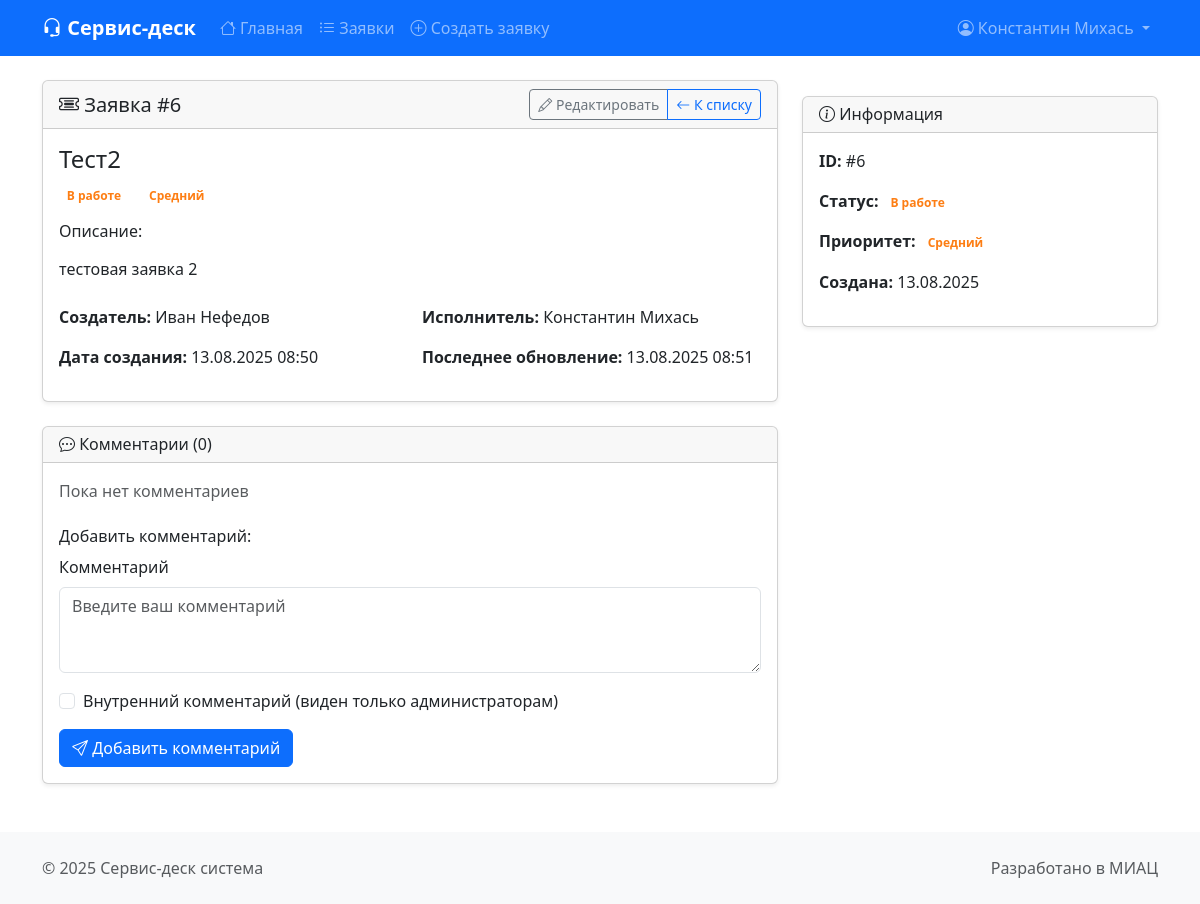
Page /6/ (signed in) on the committed database.
### tickets/models.py (models this page shows, shortened)
class Ticket(models.Model):
    STATUS_CHOICES = [
        ("new", "Новая"),
        ("in_progress", "В работе"),
        ("resolved", "Решена"),
        ("closed", "Закрыта"),
        ("cancelled", "Отменена"),
    ]
    PRIORITY_CHOICES = [
        ("low", "Низкий"),
        ("medium", "Средний"),
        ("high", "Высокий"),
        ("critical", "Критический"),
    ]
    title = models.CharField(
        max_length=200,
        verbose_name="Заголовок",
        validators=[
            MinLengthValidator(5, "Заголовок должен содержать минимум 5 символов")
        ],
    )
    description = models.TextField(
        verbose_name="Описание",
        validators=[
            MinLengthValidator(10, "Описание должно содержать минимум 10 символов")
        ],
    )
    status = models.CharField(
        max_length=20, choices=STATUS_CHOICES, default="new", verbose_name="Статус"
    )
    priority = models.CharField(
        max_length=20,
        choices=PRIORITY_CHOICES,
        default="medium",
        verbose_name="Приоритет",
    )
    created_by = models.ForeignKey(
        User,
        on_delete=models.CASCADE,
        related_name="created_tickets",
        verbose_name="Создатель",
    )
    assigned_to = models.ForeignKey(
        User,
        on_delete=models.SET_NULL,
        null=True,
        blank=True,
        related_name="assigned_tickets",
        verbose_name="Назначен",
    )
    created_at = models.DateTimeField(auto_now_add=True, verbose_name="Дата создания")
    updated_at = models.DateTimeField(auto_now=True, verbose_name="Дата обновления")
    resolved_at = models.DateTimeField(
        null=True, blank=True, verbose_name="Дата решения"
    )
    class Meta:
        verbose_name = "Заявка"
        verbose_name_plural = "Заявки"
        ordering = ["-created_at"]

### tickets/views.py (the view)
# urls.py: path("<int:ticket_id>/", views.ticket_detail, name="ticket_detail"),
@login_required
def ticket_detail(request: HttpRequest, ticket_id: int) -> HttpResponse:
    if is_admin(request.user):
        ticket = get_object_or_404(Ticket, id=ticket_id)
    else:
        ticket = get_object_or_404(Ticket, id=ticket_id)
        if not (ticket.created_by == request.user or ticket.assigned_to == request.user):
            from django.http import Http404
            raise Http404("Заявка не найдена")
    if is_admin(request.user):
        comments = ticket.comments.all()
    else:
        comments = ticket.comments.filter(is_internal=False)
    if request.method == "POST":
        comment_form = TicketCommentForm(request.POST)
        if comment_form.is_valid():
            comment = comment_form.save(commit=False)
            comment.ticket = ticket
            comment.author = request.user
            comment.save()
            messages.success(request, "Комментарий добавлен!")
            return redirect("tickets:ticket_detail", ticket_id=ticket.id)
    else:
        comment_form = TicketCommentForm()
    context = {
        "ticket": ticket,
        "comments": comments,
        "comment_form": comment_form,
        "is_admin": is_admin(request.user),
        "user_list": (
            User.objects.filter(is_active=True).order_by("first_name", "last_name")
            if is_admin(request.user)
            else []
        ),
    }
    return render(request, "tickets/ticket_detail.html", context)

### tickets/forms.py
class TicketCommentForm(forms.ModelForm):
    class Meta:
        model = TicketComment
        fields = ["content", "is_internal"]
        labels = {
            "content": "Комментарий",
            "is_internal": "Внутренний комментарий (виден только администраторам)",
        }
        widgets = {
            "content": forms.Textarea(
                attrs={
                    "class": "form-control",
                    "rows": 3,
                    "placeholder": "Введите ваш комментарий",
                }
            ),
            "is_internal": forms.CheckboxInput(attrs={"class": "form-check-input"}),
        }

### tickets/views.py (called while the page is built)
def is_admin(user: User) -> bool:
    return user.is_authenticated and (user.is_staff or user.is_superuser)

### templates/tickets/ticket_detail.html (shortened to what this page needs)
{% extends 'base.html' %}
{% block content %}
<div class="row">
    <div class="col-md-8">
        <div class="card">
            <div class="card-header d-flex justify-content-between align-items-center">
                <h5 class="mb-0">
                    <i class="bi bi-ticket-detailed"></i> Заявка #{{ ticket.id }}
                </h5>
                <div class="btn-group">
                    {% if user == ticket.created_by or user.is_staff or user.is_superuser or user == ticket.assigned_to %}
                    <a href="{% url 'tickets:ticket_edit' ticket.id %}" class="btn btn-outline-secondary btn-sm">
                        <i class="bi bi-pencil"></i> Редактировать
                    </a>
                    {% endif %}
                    <a href="{% url 'tickets:ticket_list' %}" class="btn btn-outline-primary btn-sm">
                        <i class="bi bi-arrow-left"></i> К списку
                    </a>
                </div>
            </div>
            <div class="card-body">
                <h4>{{ ticket.title }}</h4>
                <div class="mb-3">
                    <span class="badge status-{{ ticket.status }} me-2">
                        {{ ticket.get_status_display }}
                    </span>
                    <span class="badge priority-{{ ticket.priority }}">
                        {{ ticket.get_priority_display }}
                    </span>
                </div>
                <div class="mb-4">
                    <h6>Описание:</h6>
                    <p class="text-muted">{{ ticket.description|linebreaks }}</p>
                </div>
                <div class="row">
                    <div class="col-md-6">
                        <p><strong>Создатель:</strong> {{ ticket.created_by.get_full_name|default:ticket.created_by.username }}</p>
                        <p><strong>Дата создания:</strong> {{ ticket.created_at|date:"d.m.Y H:i" }}</p>
                    </div>
                    <div class="col-md-6">
                        {% if ticket.assigned_to %}
                        <p><strong>Исполнитель:</strong> {{ ticket.assigned_to.get_full_name|default:ticket.assigned_to.username }}</p>
                        {% else %}
                        <p><strong>Исполнитель:</strong> <span class="text-muted">Не назначен</span></p>
                        {% endif %}
                        <p><strong>Последнее обновление:</strong> {{ ticket.updated_at|date:"d.m.Y H:i" }}</p>
                    </div>
                </div>
            </div>
        </div>
        <div class="card mt-4">
            <div class="card-header">
                <h6 class="mb-0">
                    <i class="bi bi-chat-dots"></i> Комментарии ({{ comments.count }})
                </h6>
            </div>
            <div class="card-body">
                {% if comments %}
                    {% for comment in comments %}
                    <div class="border-bottom pb-3 mb-3">
                        <div class="d-flex justify-content-between align-items-start">
                            <div>
                                <strong>{{ comment.author.get_full_name|default:comment.author.username }}</strong>
                                <small class="text-muted ms-2">{{ comment.created_at|date:"d.m.Y H:i" }}</small>
                                {% if comment.is_internal %}
                                <span class="badge bg-warning ms-2">Внутренний</span>
                                {% endif %}
                            </div>
                        </div>
                        <div class="mt-2">
                            {{ comment.content|linebreaks }}
                        </div>
                    </div>
                    {% endfor %}
                {% else %}
                    <p class="text-muted">Пока нет комментариев</p>
                {% endif %}
                <div class="mt-4">
                    <h6>Добавить комментарий:</h6>
                    <form method="post">
                        {% for field in comment_form %}
                        <div class="mb-3">
                            {% if field.name == 'is_internal' %}
                            <div class="form-check">
                                {{ field }}
                                <label class="form-check-label" for="{{ field.id_for_label }}">
                                    {{ field.label }}
                                </label>
                            </div>
                            {% else %}
                            <label for="{{ field.id_for_label }}" class="form-label">{{ field.label }}</label>
                            {{ field }}
                            {% endif %}
                        </div>
                        {% endfor %}
                        <button type="submit" class="btn btn-primary">
                            <i class="bi bi-send"></i> Добавить комментарий
                        </button>
                    </form>
                </div>
            </div>
        </div>
    </div>
    <div class="col-md-4">
        <div class="card mt-3">
            <div class="card-header">
                <h6 class="mb-0">
                    <i class="bi bi-info-circle"></i> Информация
                </h6>
            </div>
            <div class="card-body">
                <p><strong>ID:</strong> #{{ ticket.id }}</p>
                <p><strong>Статус:</strong>
                    <span class="badge status-{{ ticket.status }}">
                        {{ ticket.get_status_display }}
                    </span>
                </p>
                <p><strong>Приоритет:</strong>
                    <span class="badge priority-{{ ticket.priority }}">
                        {{ ticket.get_priority_display }}
                    </span>
                </p>
                <p><strong>Создана:</strong> {{ ticket.created_at|date:"d.m.Y" }}</p>
            </div>
        </div>
    </div>
</div>
{% endblock %}

### templates/base.html (shortened to what this page needs)
<!DOCTYPE html>
<html lang="ru">
<head>
    <link href="https://cdn.jsdelivr.net/npm/bootstrap@5.3.0/dist/css/bootstrap.min.css" rel="stylesheet">
    <link href="https://cdn.jsdelivr.net/npm/bootstrap-icons@1.10.0/font/bootstrap-icons.css" rel="stylesheet">
</head>
<body>
    <nav class="navbar navbar-expand-lg navbar-dark bg-primary">
        <div class="container">
            <a class="navbar-brand" href="{% url 'tickets:dashboard' %}">
                <i class="bi bi-headset"></i> Сервис-деск
            </a>
            <div class="collapse navbar-collapse" id="navbarNav">
                <ul class="navbar-nav me-auto">
                    {% if user.is_authenticated %}
                        <li class="nav-item">
                            <a class="nav-link" href="{% url 'tickets:dashboard' %}">
                                <i class="bi bi-house"></i> Главная
                            </a>
                        </li>
                        <li class="nav-item">
                            <a class="nav-link" href="{% url 'tickets:ticket_list' %}">
                                <i class="bi bi-list-ul"></i> Заявки
                            </a>
                        </li>
                        <li class="nav-item">
                            <a class="nav-link" href="{% url 'tickets:ticket_create' %}">
                                <i class="bi bi-plus-circle"></i> Создать заявку
                            </a>
                        </li>
                    {% endif %}
                </ul>
                <ul class="navbar-nav">
                    {% if user.is_authenticated %}
                        <li class="nav-item dropdown">
                            <a class="nav-link dropdown-toggle" href="#" id="navbarDropdown" role="button" data-bs-toggle="dropdown">
                                <i class="bi bi-person-circle"></i> {{ user.get_full_name|default:user.username }}
                            </a>
                        </li>
                    {% else %}
                        <li class="nav-item">
                            <a class="nav-link" href="{% url 'login' %}">
                                <i class="bi bi-box-arrow-in-right"></i> Войти
                            </a>
                        </li>
                    {% endif %}
                </ul>
            </div>
        </div>
    </nav>
    <main class="container mt-4">
        {% block content %}{% endblock %}
    </main>
    <footer class="bg-light mt-5 py-4">
        <div class="container">
            <div class="row">
                <div class="col-md-6">
                    <p class="text-muted mb-0">&copy; 2025 Сервис-деск система</p>
                </div>
                <div class="col-md-6 text-end">
                    <p class="text-muted mb-0">Разработано в МИАЦ</p>
                </div>
            </div>
        </div>
    </footer>
</body>
</html>

### templates/base.html (style rules this page uses)
.navbar-brand { font-weight: bold; }
.card { box-shadow: 0 0.125rem 0.25rem rgba(0, 0, 0, 0.075); }
.status-in_progress { color: #fd7e14; }
.priority-medium { color: #fd7e14; }

### rows in the picture
Ticket: id "6", title "Тест2", status "В работе", priority "Средний", description "тестовая заявка 2", created_by.get_full_name "Иван Нефедов", created_at "13.08.2025 08:50", assigned_to.get_full_name "Константин Михась", updated_at "13.08.2025 08:51", created_at "13.08.2025"

### other values in the picture
{{ user.get_full_name|default:user.username }} "Константин Михась"
{{ comments.count }} "0"
{{ field.label }} "Комментарий"
{{ field.label }} "Внутренний комментарий (виден только администраторам)"
